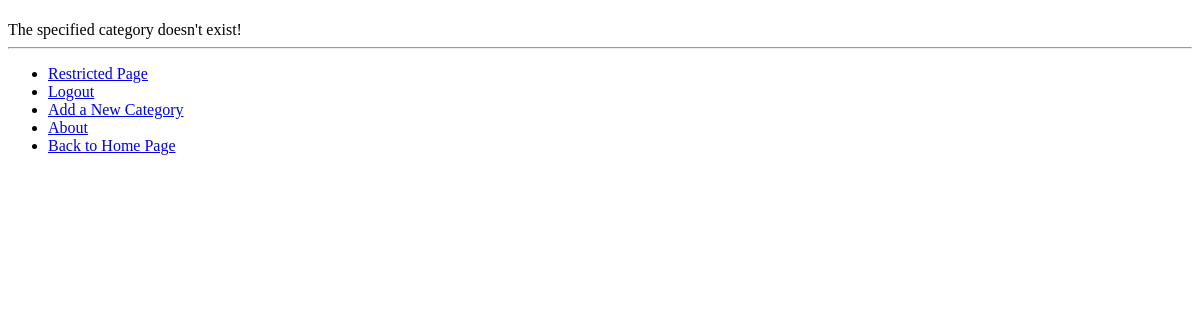
Before: /rango/category/cars/ (signed in) with the older database file.
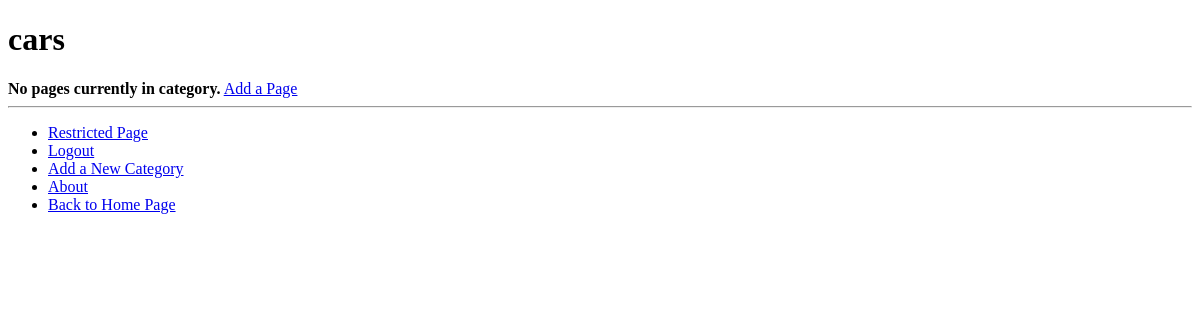
After: the same page with the newer database file.
### rango/models.py (models this page shows, shortened)
class Category(models.Model):
	name = models.CharField(max_length=128, unique=True)
	views = models.IntegerField(default=0)
	likes = models.IntegerField(default=0)
	slug = models.SlugField(unique=True)

### rango/views.py (the view)
# urls.py: url(r'^category/(?P<category_name_slug>\w+)/add_page/$', views.add_page, name='add_page'),
def category(request, category_name_slug):
	context_dict = {}
	try:
		category = Category.objects.get(slug=category_name_slug)
		context_dict['category_name'] = category.name
		pages = Page.objects.filter(category=category)
		context_dict['pages'] = pages
		context_dict['category'] = category
		context_dict['category_name_slug'] = category_name_slug
	except Category.DoesNotExist:
		pass
	return render(request, 'rango/category.html', context_dict)

### templates/rango/category.html
{% extends 'base.html' %}
{% load staticfiles %}
{% block body_block %}
	<h1>{{ category_name }}</h1>
	{% if category %}
		{% if pages %}
			<ul>
				{% for page in pages %}
					<li><a href="{{ page.url }}">{{ page.title }}</a></li>
				{% endfor %}
			</ul>
		{% else %}
			<strong>No pages currently in category.</strong>
		{% endif %}
		{% if user.is_authenticated %}
			<a href="{% url 'add_page' category.slug %}">Add a Page</a>
		{% endif %}
	{% else %}
		The specified category {{ category_name }} doesn't exist!
	{% endif %}
{% endblock %}

Changed rows visible on the page:
added Category: name "cars"
Other visible differences:
text no longer shown: "The specified category doesn't exist!"
text now shown: "No pages currently in category. Add a Page"
